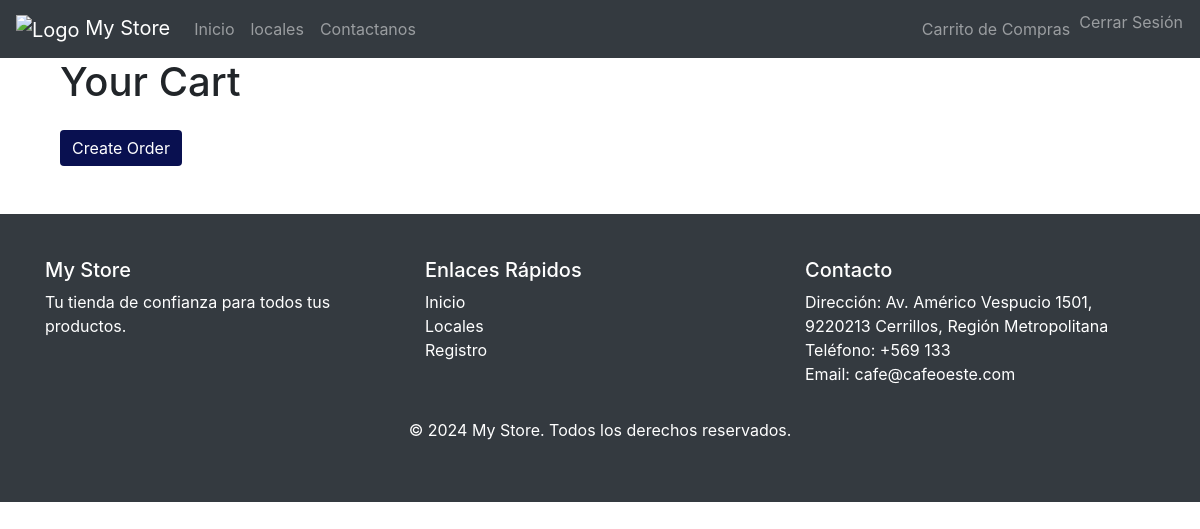
Before: /inventario/cart/ (signed in) with the older database file.
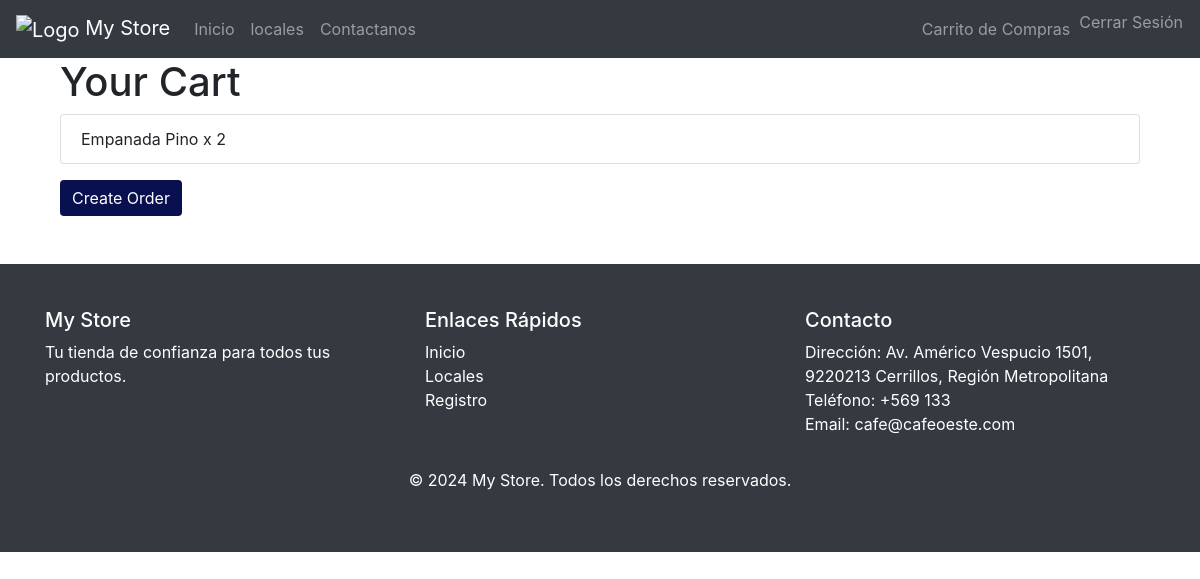
After: the same page with the newer database file.
### inventario/models.py (models this page shows, shortened)
class CartItem(models.Model):
    cart = models.ForeignKey(Cart, on_delete=models.CASCADE, related_name='items')
    product = models.ForeignKey(Product, on_delete=models.CASCADE)
    quantity = models.PositiveIntegerField(default=1)

### apps/models.py (models this page shows, shortened)
class Product(models.Model):
    name = models.CharField(max_length=100)
    description = models.TextField()
    price = models.DecimalField(max_digits=10, decimal_places=0)
    stock = models.PositiveIntegerField()
    category = models.ForeignKey(Category, on_delete=models.CASCADE)
    image = models.ImageField(upload_to='products/', blank=True, null=True)

### inventario/views.py (the view)
# urls.py: path('cart/', views.view_cart, name='view_cart'),
@login_required
def view_cart(request):
    cart, created = Cart.objects.get_or_create(user=request.user)
    return render(request, 'cart/view_cart.html', {'cart': cart})

### templates/cart/view_cart.html (shortened to what this page needs)
{% extends 'base.html' %}
{% block content %}
<div class="container">
    <h1>Your Cart</h1>
    <ul class="list-group">
        {% for item in cart.items.all %}
        <li class="list-group-item">{{ item.product.name }} x {{ item.quantity }}</li>
        {% endfor %}
    </ul>
    <a href="{% url 'create_order' %}" class="btn btn-primary mt-3">Create Order</a>
</div>
{% endblock %}

Changed rows visible on the page:
added CartItem: product.name "Empanada Pino", quantity "2"
